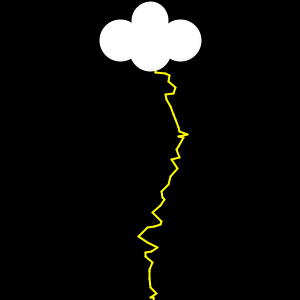
Frame 1 (no input)
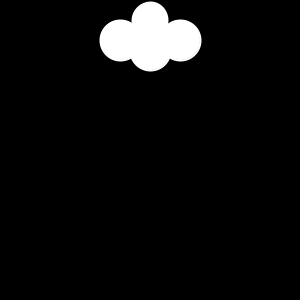
Frame 60 (the mouse pressed at the canvas centre just before this capture)
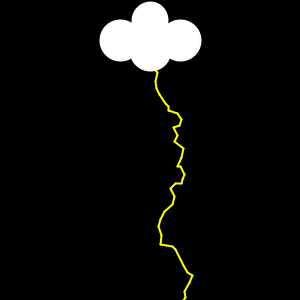
Frame 120 (the mouse held since frame 60 and released just before this capture)

The Processing sketch that drew these frames (run headless with seeded random() and noise(); from frame 60 on, the mouse is pressed at the canvas centre):

// Processing sketch: lightningBenedicto
// ── lightningBenedicto.pde
int size = 0;
int startTime;

float startY=50;
float startX=150;
float endY=150;
float endX=0;


float r;
float g;
float b;

void setup()
{
    size(300,300);
    strokeWeight(2);
    background(0);
    

}
void draw()
{
 
  
  background(0);
  b=map(mouseX,0,width,0,255);
  
  stroke(#FFFF00);
  while(endX<300){
    endY=(startY+(float)(Math.random()*10));
    endX=(startX+((float)(Math.random()*19)-9));
    line(startX,startY,endX,endY);
    startX=endX;
    startY=endY;
    
    
    
    
    
  }
  int time = millis() - startTime;
  if (time >100) {
    startTime = millis();
    reset();
  }
  stroke(255);  
  circle(150,20,35);
   stroke(255);  
  circle(120,40,40);
   stroke(255);  
  circle(180,40,40);
   stroke(255);  
  circle(150,50,40);
  
  

}
void reset()
{
  startY=50;
  startX=150;
  endY=150;
  endX=0;
}
